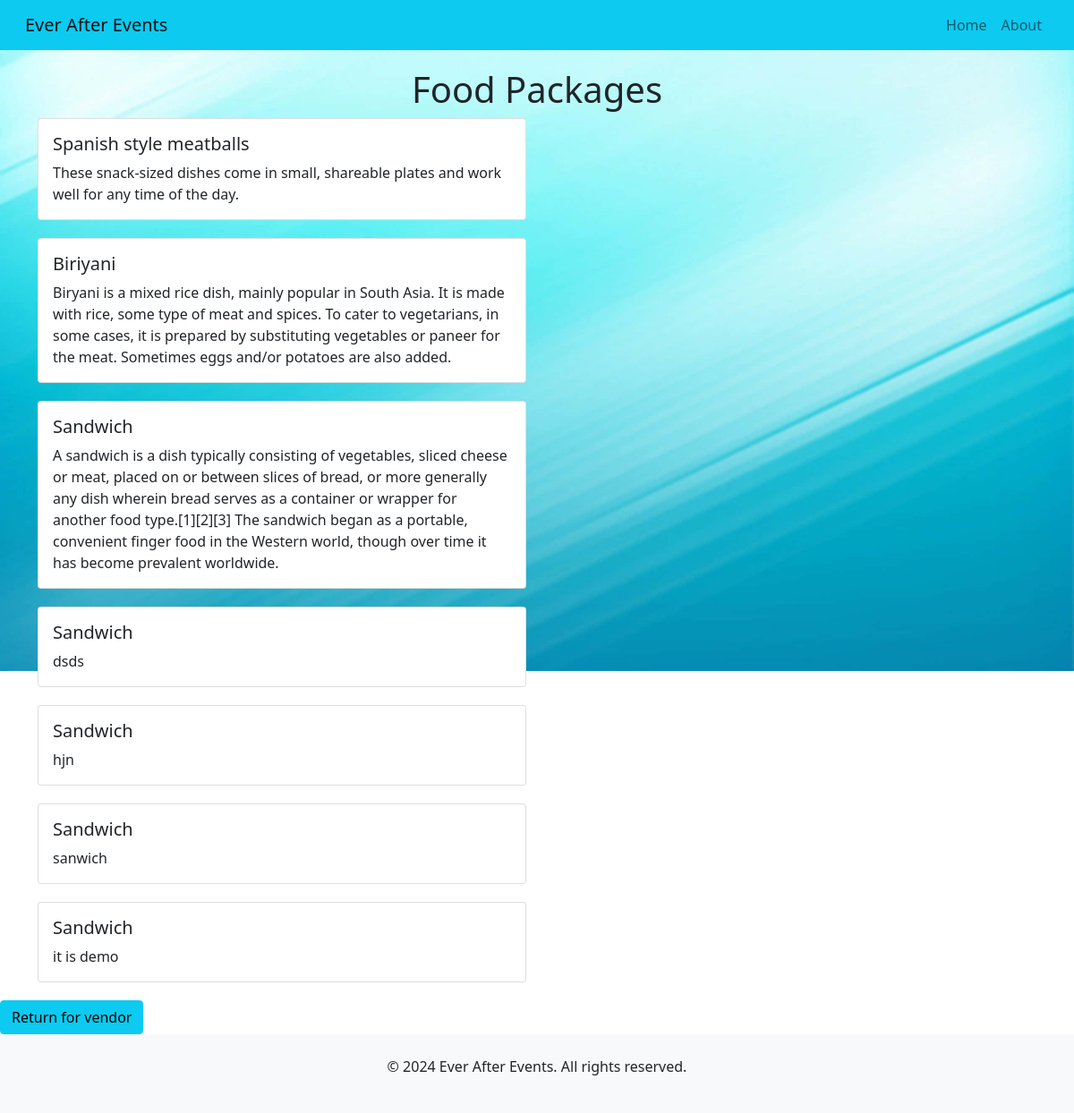
The page /eventapp/food_package_list/ on the database its author committed.
### eventapp/models.py (models this page shows, shortened)
class FoodPackage(models.Model):
    name = models.CharField(max_length=100)
    description = models.TextField()
    price = models.DecimalField(max_digits=8, decimal_places=2)
    quantity_available = models.IntegerField()
    image=models.ImageField(upload_to='image/')

### eventapp/views.py (the view)
# urls.py: path('food_package_list/',views.food_package_list_view,name='food_package_list'),
def food_package_list_view(request):
    packages = FoodPackage.objects.all()
    return render(request, 'food_package_list.html', {'packages': packages})

### eventapp/templates/food_package_list.html (shortened to what this page needs)
<!DOCTYPE html>
<html lang="en">
{% load static %}
<head>
     <link href="https://maxcdn.bootstrapcdn.com/bootstrap/4.5.2/css/bootstrap.min.css" rel="stylesheet">
    <link href="https://cdnjs.cloudflare.com/ajax/libs/font-awesome/6.5.2/css/all.min.css" rel="stylesheet">
    <link href="https://stackpath.bootstrapcdn.com/bootstrap/5.1.0/css/bootstrap.min.css" rel="stylesheet">
    <link href="https://cdn.jsdelivr.net/npm/bootstrap@5.0.2/dist/css/bootstrap.min.css" rel="stylesheet">
</head>
<body style="background-image:url('{% static 'image/img_13.png'%}'); background-repeat:no-repeat;background-size:100%;">
<nav class="navbar navbar-expand-lg navbar-light bg-info">
        <div class="container-fluid">
            <a class="navbar-brand" href="#">
               Ever After Events
            </a>
            <div class="collapse navbar-collapse" id="navbarNav">
                <ul class="navbar-nav ms-auto">
                    <li class="nav-item">
                        <a class="nav-link" href="http://127.0.0.1:8000/eventapp/admin_dashboard/">Home</a>
                    </li>
                    <li class="nav-item">
                        <a class="nav-link" href="http://127.0.0.1:8000/eventapp/admin_about_page/">About</a>
                    </li>
                </ul>
            </div>
        </div>
    </nav>
 <div class="container">
        <h1 class="text-center">Food Packages</h1>
        <div class="row">
            <div class="col-md-6">
                {% for package in packages %}
                 <div class="card">
                    <div class="card-body">
                        <h5 class="card-title">{{ package.name }}</h5>
                        <p class="card-text">{{ package.description }}</p>
                    </div>
                </div>
                {% endfor %}
            </div>
    </div>
 </div>
<a class="btn btn-info" href="http://127.0.0.1:8000/eventapp/vendor_dashboard/">Return for vendor</a>
     <footer class="bg-light text-center py-4">
        <p>&copy; 2024 Ever After Events. All rights reserved.</p>
    </footer>
</body>
</html>

### eventapp/templates/food_package_list.html (style rules this page uses)
.container { padding-top: 20px; }
.card { margin-bottom: 20px; }
.card-title, .card-text { color:F0F8FF ,rgba(240,248,255); }

### rows shown on the page
FoodPackage: name "Spanish style meatballs", description "These snack-sized dishes come in small, shareable plates and work well for any time of the day."
FoodPackage: name "Biriyani", description "Biryani is a mixed rice dish, mainly popular in South Asia. It is made with rice, some type of meat and spices. To cater to vegetarians, in some cases, it is prepared by substituting vegetables or paneer for the meat. Sometimes eggs and/or potatoes are also added."
FoodPackage: name "Sandwich", description "A sandwich is a dish typically consisting of vegetables, sliced cheese or meat, placed on or between slices of bread, or more generally any dish wherein bread serves as a container or wrapper for another food type.[1][2][3] The sandwich began as a portable, convenient finger food in the Western world, though over time it has become prevalent worldwide."
FoodPackage: name "Sandwich", description "dsds"
FoodPackage: name "Sandwich", description "hjn"
FoodPackage: name "Sandwich", description "sanwich"
FoodPackage: name "Sandwich", description "it is demo"
